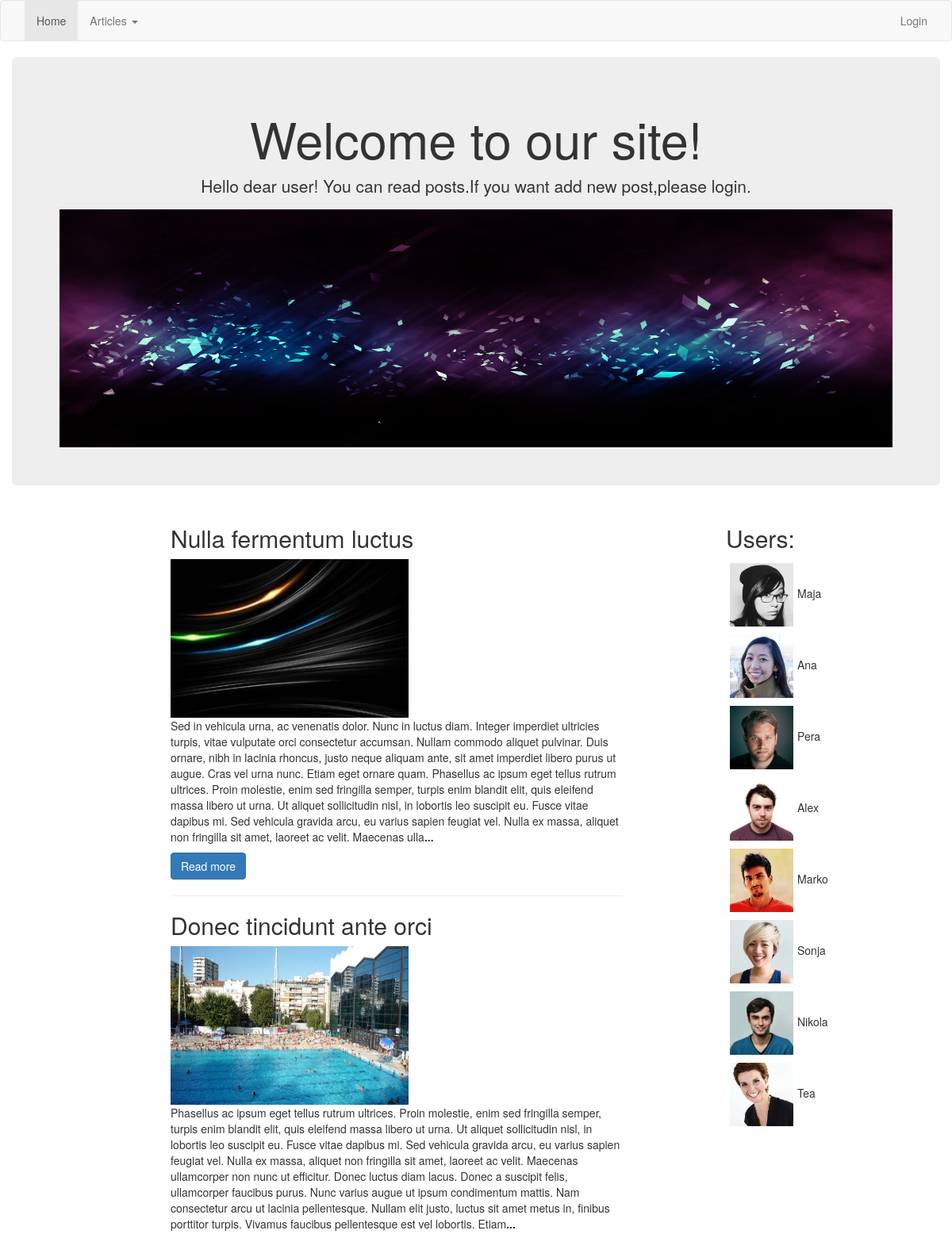
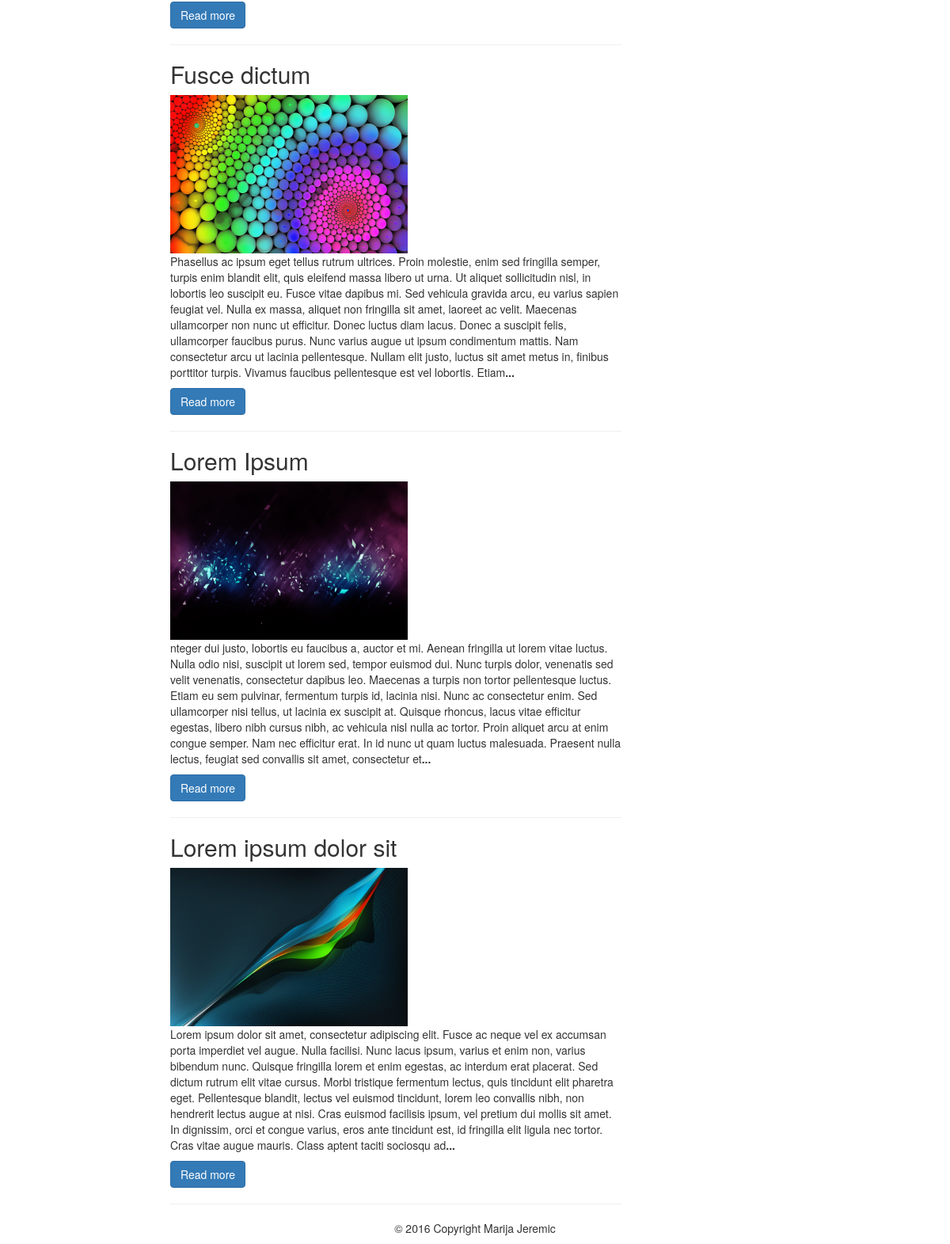
The page / on the database its author committed (2 pictures, top to bottom).
### tables this page shows
CREATE TABLE `articles` (
  `id` int(11) NOT NULL,
  `title` varchar(255) NOT NULL,
  `image` text NOT NULL,
  `content` text NOT NULL,
  `user_id` int(11) NOT NULL,
  `date` timestamp NOT NULL DEFAULT CURRENT_TIMESTAMP
);

CREATE TABLE `users` (
  `id` int(11) NOT NULL,
  `name` varchar(255) NOT NULL,
  `last_name` varchar(255) NOT NULL,
  `email` varchar(255) NOT NULL,
  `password` varchar(255) NOT NULL,
  `image` text NOT NULL,
  `date` timestamp NOT NULL DEFAULT CURRENT_TIMESTAMP
);

### controllers/header.php (called while the page is built)
<?php
include __DIR__ . '/../views/header.php';

### index.php (called while the page is built, shortened)
<?php
require_once __DIR__ . '/config.php';
$user = null;
include __DIR__ . '/controllers/header.php';
$page = filter_input(INPUT_GET, 'page');
if (false == $page) {
    $page = 'home';
}
require_once __DIR__ . '/controllers/' . $page . '.php';
include __DIR__ . '/controllers/footer.php';

### controllers/home.php (called while the page is built)
<?php
$article = new \Models\Article();
$articles = $article->getArticles();
$users= new \Models\User();
$user= $users->getAllUsers();
include __DIR__ . '/../views/home.php';

### config.php (called while the page is built, shortened)
<?php
spl_autoload_register(function ($class) {
    $classPath = __DIR__ . '/' . str_replace('\\', '/', $class) . '.php';
});

### core/Connect.php (called while the page is built, shortened)
<?php
abstract class Connect{
    private static $_instance = null;
    public static function getConnection(){
        if(is_null(self::$_instance)){
            self::$_instance = new \PDO("mysql:host=127.0.0.1;dbname=blogapp", "root", "");
        }
        return self::$_instance;
    }
}

### core/Model.php (called while the page is built, shortened)
<?php
abstract class Model
{
    public function __construct()
    {
        $this->database = Connect::getConnection();
    }
}

### models/Article.php (called while the page is built, shortened)
<?php
class Article extends Model
{
   public function getArticles()
   {
       $query = $this->database->prepare('SELECT * FROM articles  ORDER BY `id` DESC LIMIT 5');
       if($query && $query->execute([])){
           return $query->fetchAll(\PDO::FETCH_ASSOC);
       }
       return null;
   }
}

### models/User.php (called while the page is built, shortened)
<?php
class User extends Model
{
    public function getAllUsers()
    {
        $query = $this->database->prepare('SELECT * FROM users');
        if($query && $query->execute([])){
            return $query->fetchAll(\PDO::FETCH_ASSOC);
        }
        return null;
    }
}

### controllers/footer.php (called while the page is built)
<?php
include __DIR__ . '/../views/footer.php';

### views/home.php (the view)
<div class="container-fluid">
    <div class="row">
        <div class="col-md-12">
            <div class="jumbotron">
                    <div class="home_title">
                        <h1>Welcome to our site!</h1>
                        <p>Hello dear user! You can read posts.If you want add new post,please login.</p>
                    </div>
                <img src="images/57e5208aa6ca69.14534549-6968796-desktop-wallpaper-backgrounds-1080p.jpg" style="width: 100%; height: 300px;" class="img-responsive"  alt="Responsive image">
            </div>
        </div>
    </div>
    <div class="content">
        <div class="row">
            <div class="col-md-offset-2 col-md-6">
                <div class="post">
                    <?php foreach($articles as $article) {
                        $images=json_decode($article['image'], true);
                        echo '<h2>'. $article['title'].'</h2>';
                        if(is_array($images)){
                            echo '<img  class="home_img" src="images/'. $images[0] .'"/>';
                        }
                        echo '<p>'.substr($article['content'], 0, 700).'<strong>...</strong></p>';
                        echo '<a href="index.php?page=article&action=viewarticle&id='. $article['id'] .'" class="btn btn-primary">Read more</a>';
                        echo '<hr>';
                    }?>
                </div>
            </div>
            <div class=" col-md-offset-1 col-md-2" >
                <h2>Users:</h2>
                <?php
                foreach($user as $prof){
                    echo '<img class="prof_images" src="images/users/'. $prof['image'].'"/ >';
                    echo $prof['name'];
                }
                ?>
            </div>
        </div>
    </div>

### views/header.php (shortened to what this page needs)
<!DOCTYPE html>
<html>
<head>
    <link href="public/css/lightbox.css" rel="stylesheet">
    <link rel="stylesheet" href="public/css/style.css">
    <link rel="stylesheet"  href="public/css/bootstrap.min.css">
</head>
<body>
<div class="nav">
    <nav class="navbar navbar-default">
        <div class="container-fluid">
            <div class="collapse navbar-collapse" id="bs-example-navbar-collapse-1">
                <ul class="nav navbar-nav">
                    <li class="active"><a href="index.php?page=home">Home<span class="sr-only">(current)</span></a></li>
                    <li class="dropdown">
                        <a href="#" class="dropdown-toggle" data-toggle="dropdown" role="button" aria-haspopup="true" aria-expanded="false">Articles <span class="caret"></span></a>
                    </li>
                </ul>
                <ul class="nav navbar-nav navbar-right">
                    <?php if (false == empty($user['id'])){?>
                    <li><a href="index.php?page=logout">Logout</a></li>
                    <?php }else{?>
                        <li><a href="index.php?page=login">Login</a></li>
                    <?php  } ?>
                </ul>
            </div>
        </div>
    </nav>
</div>

### views/footer.php (shortened to what this page needs)
</div>
<div class="footer">
    <p>&copy 2016 Copyright  Marija Jeremic</p>
</div>
</body>
</html>

### public/css/lightbox.css (style rules this page uses)
body:after { content: url(../images/close.png) url(../images/loading.gif) url(../images/prev.png) url(../images/next.png); display: none; }

### public/css/style.css (style rules this page uses)
.footer { text-align: center; }
.home_img { width: 300px; height: 200px; }
.prof_images { width: 80px; height: 80px; margin: 5px; }
.home_title { text-align: center; }

### rows shown on the page
articles: title "Nulla fermentum luctus", shows a picture, content "Sed in vehicula urna, ac venenatis dolor. Nunc in luctus diam. Integer imperdiet ultricies turpis, vitae vulputate orci consectetur accumsan. Nullam commodo aliquet pulvinar. Duis ornare, nibh in lacinia rhoncus, justo neque aliquam ante, sit amet imperdiet libero purus ut augue. Cras vel urna nunc. Etiam eget ornare quam. Phasellus ac ipsum eget tellus rutrum ultrices. Proin molestie, enim sed fringilla semper, turpis enim blandit elit, quis eleifend massa libero ut urna. Ut aliquet sollicitudin nisl, in lobortis leo suscipit eu. Fusce vitae dapibus mi. Sed vehicula gravida arcu, eu varius sapien feugiat vel. Nulla ex massa, aliquet non fringilla sit amet, laoreet ac velit. Maecenas ulla"
articles: title "Donec tincidunt ante orci", shows a picture, content "Phasellus ac ipsum eget tellus rutrum ultrices. Proin molestie, enim sed fringilla semper, turpis enim blandit elit, quis eleifend massa libero ut urna. Ut aliquet sollicitudin nisl, in lobortis leo suscipit eu. Fusce vitae dapibus mi. Sed vehicula gravida arcu, eu varius sapien feugiat vel. Nulla ex massa, aliquet non fringilla sit amet, laoreet ac velit. Maecenas ullamcorper non nunc ut efficitur. Donec luctus diam lacus. Donec a suscipit felis, ullamcorper faucibus purus. Nunc varius augue ut ipsum condimentum mattis. Nam consectetur arcu ut lacinia pellentesque. Nullam elit justo, luctus sit amet metus in, finibus porttitor turpis. Vivamus faucibus pellentesque est vel lobortis. Etiam"
articles: title "Fusce dictum", shows a picture, content "Phasellus ac ipsum eget tellus rutrum ultrices. Proin molestie, enim sed fringilla semper, turpis enim blandit elit, quis eleifend massa libero ut urna. Ut aliquet sollicitudin nisl, in lobortis leo suscipit eu. Fusce vitae dapibus mi. Sed vehicula gravida arcu, eu varius sapien feugiat vel. Nulla ex massa, aliquet non fringilla sit amet, laoreet ac velit. Maecenas ullamcorper non nunc ut efficitur. Donec luctus diam lacus. Donec a suscipit felis, ullamcorper faucibus purus. Nunc varius augue ut ipsum condimentum mattis. Nam consectetur arcu ut lacinia pellentesque. Nullam elit justo, luctus sit amet metus in, finibus porttitor turpis. Vivamus faucibus pellentesque est vel lobortis. Etiam"
articles: title "Lorem Ipsum", shows a picture, content "nteger dui justo, lobortis eu faucibus a, auctor et mi. Aenean fringilla ut lorem vitae luctus. Nulla odio nisi, suscipit ut lorem sed, tempor euismod dui. Nunc turpis dolor, venenatis sed velit venenatis, consectetur dapibus leo. Maecenas a turpis non tortor pellentesque luctus. Etiam eu sem pulvinar, fermentum turpis id, lacinia nisi. Nunc ac consectetur enim. Sed ullamcorper nisi tellus, ut lacinia ex suscipit at. Quisque rhoncus, lacus vitae efficitur egestas, libero nibh cursus nibh, ac vehicula nisl nulla ac tortor. Proin aliquet arcu at enim congue semper. Nam nec efficitur erat. In id nunc ut quam luctus malesuada. Praesent nulla lectus, feugiat sed convallis sit amet, consectetur et"
articles: title "Lorem ipsum dolor sit", shows a picture, content "Lorem ipsum dolor sit amet, consectetur adipiscing elit. Fusce ac neque vel ex accumsan porta imperdiet vel augue. Nulla facilisi. Nunc lacus ipsum, varius et enim non, varius bibendum nunc. Quisque fringilla lorem et enim egestas, ac interdum erat placerat. Sed dictum rutrum elit vitae cursus. Morbi tristique fermentum lectus, quis tincidunt elit pharetra eget. Pellentesque blandit, lectus vel euismod tincidunt, lorem leo convallis nibh, non hendrerit lectus augue at nisi. Cras euismod facilisis ipsum, vel pretium dui mollis sit amet. In dignissim, orci et congue varius, eros ante tincidunt est, id fringilla elit ligula nec tortor. Cras vitae augue mauris. Class aptent taciti sociosqu ad"
users: image (picture), name "Maja"
users: image (picture), name "Ana"
users: image (picture), name "Pera"
users: image (picture), name "Alex"
users: image (picture), name "Marko"
users: image (picture), name "Sonja"
users: image (picture), name "Nikola"
users: image (picture), name "Tea"
